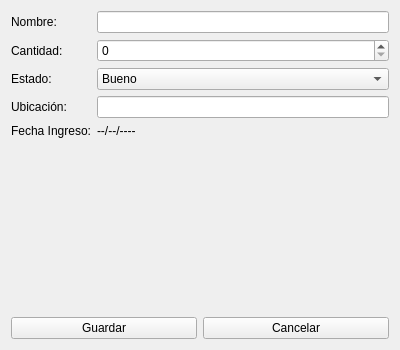
<?xml version="1.0" encoding="UTF-8"?>
<ui version="4.0">
 <class>ModificarMaterial</class>
 <widget class="QWidget" name="ModificarMaterial">
  <property name="geometry">
   <rect>
    <x>0</x>
    <y>0</y>
    <width>400</width>
    <height>350</height>
   </rect>
  </property>
  <property name="windowTitle">
   <string>Modificar Material</string>
  </property>
  <layout class="QVBoxLayout" name="verticalLayout">
   <item>
    <layout class="QFormLayout" name="formLayout">
     <item row="0" column="0">
      <widget class="QLabel" name="labelNombre">
       <property name="text">
        <string>Nombre:</string>
       </property>
      </widget>
     </item>
     <item row="0" column="1">
      <widget class="QLineEdit" name="lineEditNombre"/>
     </item>
     <item row="1" column="0">
      <widget class="QLabel" name="labelCantidad">
       <property name="text">
        <string>Cantidad:</string>
       </property>
      </widget>
     </item>
     <item row="1" column="1">
      <widget class="QSpinBox" name="spinBoxCantidad">
       <property name="minimum">
        <number>0</number>
       </property>
      </widget>
     </item>
     <item row="2" column="0">
      <widget class="QLabel" name="labelEstado">
       <property name="text">
        <string>Estado:</string>
       </property>
      </widget>
     </item>
     <item row="2" column="1">
      <widget class="QComboBox" name="comboBoxEstado">
       <item>
        <property name="text">
         <string>Bueno</string>
        </property>
       </item>
       <item>
        <property name="text">
         <string>Dañado</string>
        </property>
       </item>
       <item>
        <property name="text">
         <string>En reparación</string>
        </property>
       </item>
       <item>
        <property name="text">
         <string>Regular</string>
        </property>
       </item>
       <item>
        <property name="text">
         <string>Malo</string>
        </property>
       </item>
      </widget>
     </item>
     <item row="3" column="0">
      <widget class="QLabel" name="labelUbicacion">
       <property name="text">
        <string>Ubicación:</string>
       </property>
      </widget>
     </item>
     <item row="3" column="1">
      <widget class="QLineEdit" name="lineEditUbicacion"/>
     </item>
     <item row="4" column="0">
      <widget class="QLabel" name="labelFechaIngreso">
       <property name="text">
        <string>Fecha Ingreso:</string>
       </property>
      </widget>
     </item>
     <item row="4" column="1">
      <widget class="QLabel" name="labelFechaValor">
       <property name="text">
        <string>--/--/----</string>
       </property>
      </widget>
     </item>
    </layout>
   </item>
   <item>
    <layout class="QHBoxLayout" name="horizontalLayoutButtons">
     <item>
      <widget class="QPushButton" name="btnGuardar">
       <property name="text">
        <string>Guardar</string>
       </property>
      </widget>
     </item>
     <item>
      <widget class="QPushButton" name="btnCancelar">
       <property name="text">
        <string>Cancelar</string>
       </property>
      </widget>
     </item>
    </layout>
   </item>
  </layout>
 </widget>
 <resources/>
 <connections/>
</ui>
